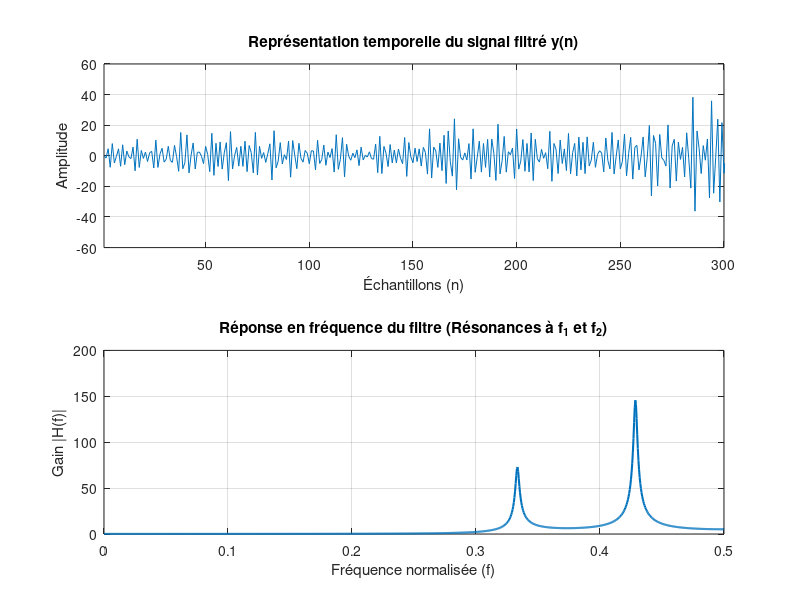

Write MATLAB code to recreate this figure. (Note: this script raises an error after producing the figure.)
clear;
clc;

%%%%%%%%% Étape 2.2.2 : %%%%%%%%%

%% génération bbgc :

N = 2000;
m = 0;
sigma_carre = 1;
x = sqrt(sigma_carre)*randn(1,N) + m;

%% création du filtre : 

f_1 = 1/3;
f_2 = 3/7;
R = 0.99; % module pôles


%%% pôles

p_1 = R*exp(1i*2*pi*f_1);
p_2 = conj(p_1);
p_3 = R*exp(1i*2*pi*f_2);
p_4 = conj(p_3);


%%% Numérateur

B = 1; % Filtre tout pôle

%%% Dénominateur : 

Poles = [p_1 p_2 p_3 p_4];
A = poly(Poles);

%% filtrage : 
y = filter(B,A,x);


%% Affichage de la réponse en fréquence (Résonances)
figure;

%%% Représentation temporelle %%%

n = 1:N; 
% Plot simple du signal de sortie filtré
subplot(2,1,1);
plot(n, y);
grid on;

xlim([1 300]); 
xlabel('Échantillons (n)');
ylabel('Amplitude');
title('Représentation temporelle du signal filtré y(n)');

%%% Représentation spectrale %%%

fn = 0 : 1/N : 1/2; 

H = freqz(B, A, 2*pi*fn);

subplot(2,1,2);
plot(fn, abs(H), 'LineWidth', 1.5);
grid on;
xlabel('Fréquence normalisée (f)');
ylabel('Gain |H(f)|');
title('Réponse en fréquence du filtre (Résonances à f_1 et f_2)');


%% Comparaison des estimateurs de DSP (Welch, Bartlett, Daniell vs Théorique)
figure('Name', 'Comparaison des Périodogrammes - Filtre 2', 'Position', [100, 100, 900, 600]);
Fs = 1; 

% Périodogramme de Daniell (on le calcule d'abord pour récupérer f_d)
[pxx_raw, f_d] = periodogram(y, [], 1024, Fs);
m_daniell = 5; % Fenêtre de lissage
kernel = ones(2*m_daniell + 1, 1) / (2*m_daniell + 1);
pxx_daniell = conv(pxx_raw, kernel, 'same');

% DSP Théorique (évaluée sur la même grille de fréquence f_d et avec Fs=1)
[H2, f_th] = freqz(B, A,length(f_d) , Fs);
DSP_theorique = sigma_carre * abs(H2).^2;

% Périodogramme de Welch
[pxx_welch, f_w] = pwelch(y, hamming(256), 128, 1024, Fs);

% Périodogramme de Bartlett (Cas particulier de Welch avec 0 recouvrement)
segmentLength = floor(N/4);
[pxx_bartlett, f_b] = pwelch(y, segmentLength, 0, 1024, Fs);

% Corrélogramme
[r_yy, lags] = xcorr(y, 'biased');
M_lag = 100; 
w = hamming(2*M_lag + 1)';
idx_zero = length(y);
r_yy_windowed = r_yy(idx_zero - M_lag : idx_zero + M_lag) .* w;
[pxx_correlo, f_c] = freqz(r_yy_windowed, 1, 1024, Fs);

% Affichage en dB
plot(f_th, 10*log10(DSP_theorique), 'k', 'LineWidth', 2, 'DisplayName', 'DSP Théorique'); % DSP théorique
hold on;
plot(f_d, 10*log10(pxx_raw), 'Color', [0.7 0.7 0.7], 'DisplayName', 'Périodogramme brut'); % Périodogramme brut
plot(f_w, 10*log10(pxx_welch), 'b', 'DisplayName', 'Welch'); % Welch
plot(f_b, 10*log10(pxx_bartlett), 'g', 'DisplayName', 'Bartlett'); % Barlett
plot(f_d, 10*log10(pxx_daniell), 'm', 'LineWidth', 1.5, 'DisplayName', 'Daniell (m=5)'); % Daniell -> expliquer le choix des paramètres
plot(f_c, 10*log10(abs(pxx_correlo)), 'c', 'LineWidth', 1.2, 'DisplayName', 'Corrélogramme (M=100)'); % Corrélogramme -> expliquer le choix des paramètres
 
grid on;
xlabel('Fréquence normalisée');
ylabel('Densité Spectrale de Puissance (dB)');
title('Comparaison des estimateurs de DSP pour le Filtre de Résonances');
legend('show', 'Location', 'southwest');
xlim([0 0.5]); 
hold off;
